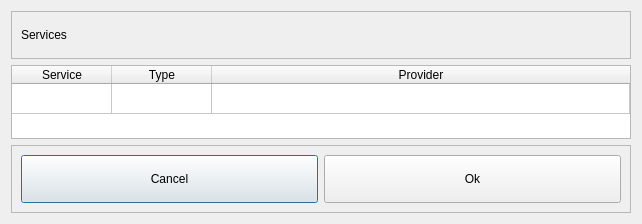
<?xml version="1.0" encoding="UTF-8"?>
<ui version="4.0">
 <class>Dialog</class>
 <widget class="QDialog" name="Dialog">
  <property name="geometry">
   <rect>
    <x>0</x>
    <y>0</y>
    <width>642</width>
    <height>224</height>
   </rect>
  </property>
  <property name="windowTitle">
   <string>Dialog</string>
  </property>
  <layout class="QVBoxLayout" name="verticalLayout_4">
   <item>
    <widget class="QFrame" name="frame">
     <property name="minimumSize">
      <size>
       <width>0</width>
       <height>48</height>
      </size>
     </property>
     <property name="frameShape">
      <enum>QFrame::StyledPanel</enum>
     </property>
     <property name="frameShadow">
      <enum>QFrame::Raised</enum>
     </property>
     <layout class="QVBoxLayout" name="verticalLayout_2">
      <item>
       <widget class="QLabel" name="txtIntentDescription">
        <property name="text">
         <string>Services</string>
        </property>
       </widget>
      </item>
     </layout>
    </widget>
   </item>
   <item>
    <widget class="QTableWidget" name="table_services">
     <property name="styleSheet">
      <string notr="true">QTableView::item:hover {
    background-color: rgba(200,200,220,255);
} </string>
     </property>
     <property name="iconSize">
      <size>
       <width>90</width>
       <height>90</height>
      </size>
     </property>
     <attribute name="horizontalHeaderVisible">
      <bool>true</bool>
     </attribute>
     <attribute name="horizontalHeaderStretchLastSection">
      <bool>true</bool>
     </attribute>
     <attribute name="verticalHeaderVisible">
      <bool>false</bool>
     </attribute>
     <row>
      <property name="text">
       <string>asd</string>
      </property>
     </row>
     <column>
      <property name="text">
       <string>Service</string>
      </property>
     </column>
     <column>
      <property name="text">
       <string>Type</string>
      </property>
     </column>
     <column>
      <property name="text">
       <string>Provider</string>
      </property>
     </column>
    </widget>
   </item>
   <item>
    <widget class="QFrame" name="frame_2">
     <property name="frameShape">
      <enum>QFrame::StyledPanel</enum>
     </property>
     <property name="frameShadow">
      <enum>QFrame::Raised</enum>
     </property>
     <layout class="QHBoxLayout" name="horizontalLayout">
      <item>
       <widget class="QPushButton" name="btnCancel">
        <property name="minimumSize">
         <size>
          <width>0</width>
          <height>48</height>
         </size>
        </property>
        <property name="text">
         <string>Cancel</string>
        </property>
       </widget>
      </item>
      <item>
       <widget class="QPushButton" name="btnOk">
        <property name="minimumSize">
         <size>
          <width>0</width>
          <height>48</height>
         </size>
        </property>
        <property name="text">
         <string>Ok</string>
        </property>
       </widget>
      </item>
     </layout>
    </widget>
   </item>
  </layout>
 </widget>
 <tabstops>
  <tabstop>btnOk</tabstop>
  <tabstop>btnCancel</tabstop>
  <tabstop>table_services</tabstop>
 </tabstops>
 <resources/>
 <connections>
  <connection>
   <sender>btnCancel</sender>
   <signal>released()</signal>
   <receiver>Dialog</receiver>
   <slot>reject()</slot>
   <hints>
    <hint type="sourcelabel">
     <x>622</x>
     <y>204</y>
    </hint>
    <hint type="destinationlabel">
     <x>335</x>
     <y>5</y>
    </hint>
   </hints>
  </connection>
 </connections>
</ui>
